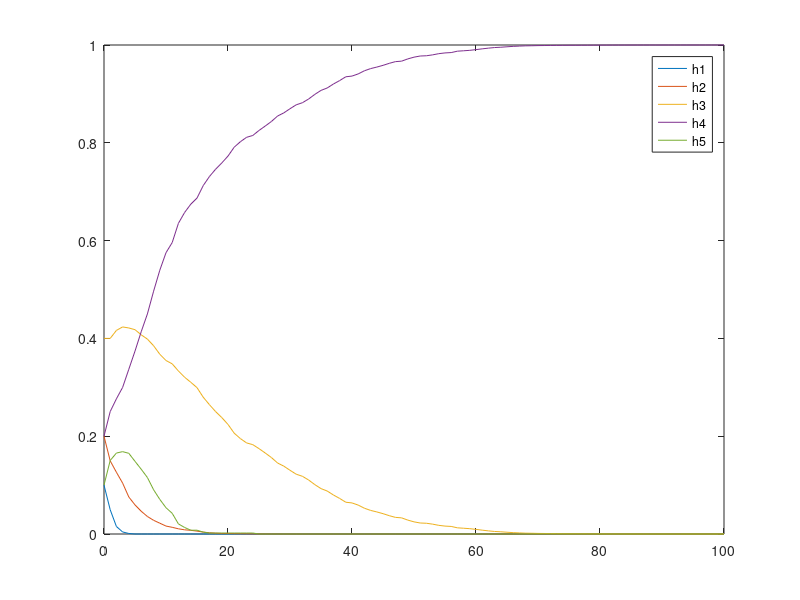
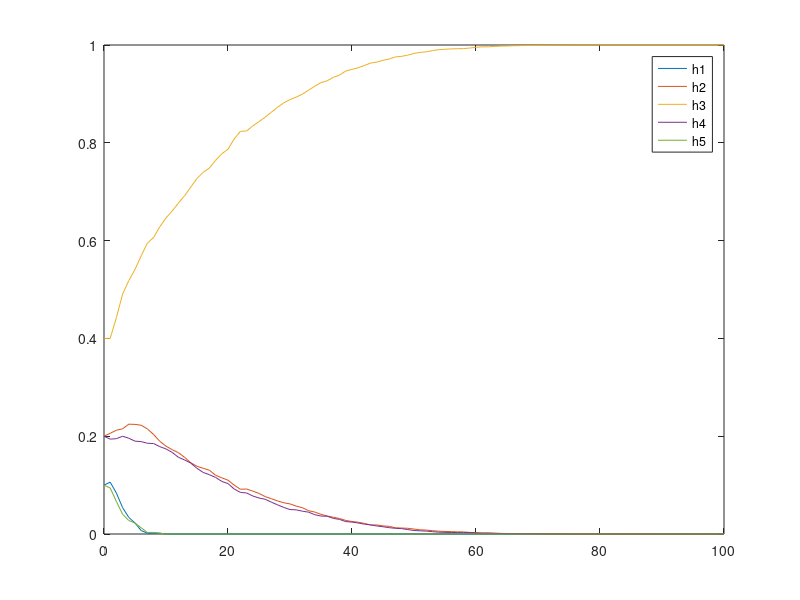
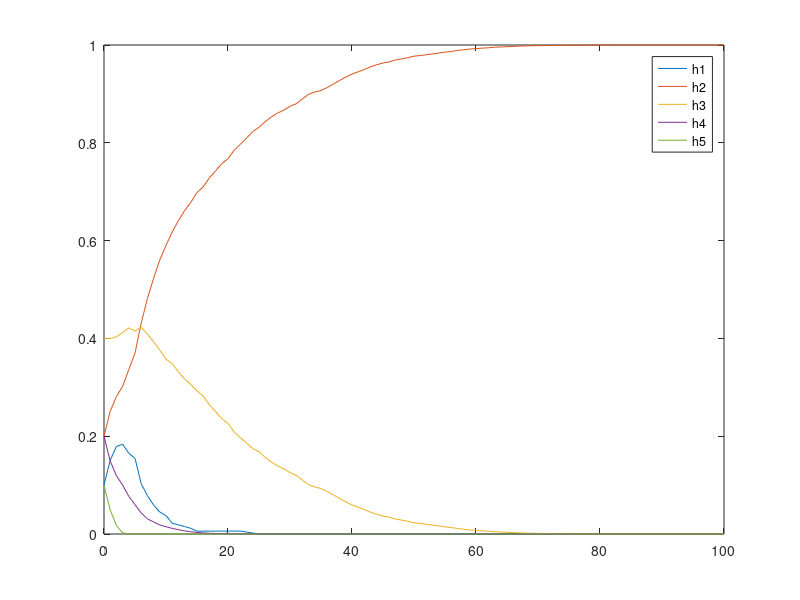
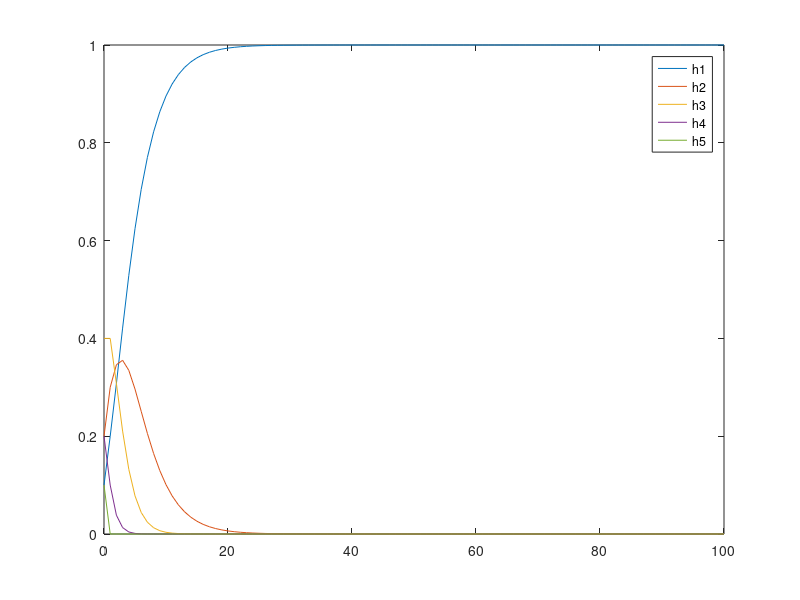

These charts were generated, in order, by the following MATLAB code:
% 0 stands for cherry, 1 stands for lime

% 100 candies following h4. 75% lime, 25% cherry

candies = ones(500,100);
for i = 1:500
    cherry = randperm(100,25);
    candies(i,cherry) = 0;
end

% Calculate P(d|hi)
Pdh1 = ones(500,101); Pdh2 = ones(500,101); Pdh3 = ones(500,101); Pdh4 = ones(500,101); Pdh5 = ones(500,101);
for rows = 1:500
    for i = 1:100
       Pdh3(rows,i+1) = Pdh3(rows,i) * 0.5;
       if candies(rows,i) == 1
           Pdh1(rows,i+1) = Pdh1(rows,i) * 0;
           Pdh2(rows,i+1) = Pdh2(rows,i) * 0.25;
           Pdh4(rows,i+1) = Pdh4(rows,i) * 0.75;
           Pdh5(rows,i+1) = Pdh5(rows,i);
       else
           Pdh1(rows,i+1) = Pdh1(rows,i);
           Pdh2(rows,i+1) = Pdh2(rows,i) * 0.75;
           Pdh4(rows,i+1) = Pdh4(rows,i) * 0.25;
           Pdh5(rows,i+1) = Pdh5(rows,i) * 0;
       end
    end
end

% P(hi|d) = alpha * P(d|hi)*P(hi)
Ph1d = Pdh1 * 0.1;
Ph2d = Pdh2 * 0.2;
Ph3d = Pdh3 * 0.4;
Ph4d = Pdh4 * 0.2;
Ph5d = Pdh5 * 0.1;
a = Ph1d + Ph2d + Ph3d + Ph4d + Ph5d;
Ph1d = Ph1d./a;
Ph2d = Ph2d./a;
Ph3d = Ph3d./a;
Ph4d = Ph4d./a;
Ph5d = Ph5d./a;

% Average out the curves
Ph1d = mean(Ph1d);
Ph2d = mean(Ph2d);
Ph3d = mean(Ph3d);
Ph4d = mean(Ph4d);
Ph5d = mean(Ph5d);

% Plot P(hi|d)
figure;
title('h4 posterior')
x = 0:100;
plot (x,Ph1d,x,Ph2d,x,Ph3d,x,Ph4d,x,Ph5d)
legend('h1','h2','h3','h4','h5');


% 100 candies following h3. 50% lime, 50% cherry

candies = ones(500,100);
for i = 1:500
    cherry = randperm(100,50);
    candies(i,cherry) = 0;
end

% Calculate P(d|hi)
Pdh1 = ones(500,101); Pdh2 = ones(500,101); Pdh3 = ones(500,101); Pdh4 = ones(500,101); Pdh5 = ones(500,101);
for rows = 1:500
    for i = 1:100
       Pdh3(rows,i+1) = Pdh3(rows,i) * 0.5;
       if candies(rows,i) == 1
           Pdh1(rows,i+1) = Pdh1(rows,i) * 0;
           Pdh2(rows,i+1) = Pdh2(rows,i) * 0.25;
           Pdh4(rows,i+1) = Pdh4(rows,i) * 0.75;
           Pdh5(rows,i+1) = Pdh5(rows,i);
       else
           Pdh1(rows,i+1) = Pdh1(rows,i);
           Pdh2(rows,i+1) = Pdh2(rows,i) * 0.75;
           Pdh4(rows,i+1) = Pdh4(rows,i) * 0.25;
           Pdh5(rows,i+1) = Pdh5(rows,i) * 0;
       end
    end
end

% P(hi|d) = alpha * P(d|hi)*P(hi)
Ph1d = Pdh1 * 0.1;
Ph2d = Pdh2 * 0.2;
Ph3d = Pdh3 * 0.4;
Ph4d = Pdh4 * 0.2;
Ph5d = Pdh5 * 0.1;
a = Ph1d + Ph2d + Ph3d + Ph4d + Ph5d;
Ph1d = Ph1d./a;
Ph2d = Ph2d./a;
Ph3d = Ph3d./a;
Ph4d = Ph4d./a;
Ph5d = Ph5d./a;

% Average out the curves
Ph1d = mean(Ph1d);
Ph2d = mean(Ph2d);
Ph3d = mean(Ph3d);
Ph4d = mean(Ph4d);
Ph5d = mean(Ph5d);

% Plot P(hi|d)
figure;
title('h3 posterior')
x = 0:100;
plot (x,Ph1d,x,Ph2d,x,Ph3d,x,Ph4d,x,Ph5d)
legend('h1','h2','h3','h4','h5');


% 100 candies following h2. 25% lime, 75% cherry

candies = ones(500,100);
for i = 1:500
    cherry = randperm(100,75);
    candies(i,cherry) = 0;
end

% Calculate P(d|hi)
Pdh1 = ones(500,101); Pdh2 = ones(500,101); Pdh3 = ones(500,101); Pdh4 = ones(500,101); Pdh5 = ones(500,101);
for rows = 1:500
    for i = 1:100
       Pdh3(rows,i+1) = Pdh3(rows,i) * 0.5;
       if candies(rows,i) == 1
           Pdh1(rows,i+1) = Pdh1(rows,i) * 0;
           Pdh2(rows,i+1) = Pdh2(rows,i) * 0.25;
           Pdh4(rows,i+1) = Pdh4(rows,i) * 0.75;
           Pdh5(rows,i+1) = Pdh5(rows,i);
       else
           Pdh1(rows,i+1) = Pdh1(rows,i);
           Pdh2(rows,i+1) = Pdh2(rows,i) * 0.75;
           Pdh4(rows,i+1) = Pdh4(rows,i) * 0.25;
           Pdh5(rows,i+1) = Pdh5(rows,i) * 0;
       end
    end
end

% P(hi|d) = alpha * P(d|hi)*P(hi)
Ph1d = Pdh1 * 0.1;
Ph2d = Pdh2 * 0.2;
Ph3d = Pdh3 * 0.4;
Ph4d = Pdh4 * 0.2;
Ph5d = Pdh5 * 0.1;
a = Ph1d + Ph2d + Ph3d + Ph4d + Ph5d;
Ph1d = Ph1d./a;
Ph2d = Ph2d./a;
Ph3d = Ph3d./a;
Ph4d = Ph4d./a;
Ph5d = Ph5d./a;

% Average out the curves
Ph1d = mean(Ph1d);
Ph2d = mean(Ph2d);
Ph3d = mean(Ph3d);
Ph4d = mean(Ph4d);
Ph5d = mean(Ph5d);

% Plot P(hi|d)
figure;
title('h4 posterior')
x = 0:100;
plot (x,Ph1d,x,Ph2d,x,Ph3d,x,Ph4d,x,Ph5d)
legend('h1','h2','h3','h4','h5');


% 100 candies following h1. 100% cherry

candies = zeros(500,100);

% Calculate P(d|hi)
Pdh1 = ones(500,101); Pdh2 = ones(500,101); Pdh3 = ones(500,101); Pdh4 = ones(500,101); Pdh5 = ones(500,101);
for rows = 1:500
    for i = 1:100
       Pdh3(rows,i+1) = Pdh3(rows,i) * 0.5;
       if candies(rows,i) == 1
           Pdh1(rows,i+1) = Pdh1(rows,i) * 0;
           Pdh2(rows,i+1) = Pdh2(rows,i) * 0.25;
           Pdh4(rows,i+1) = Pdh4(rows,i) * 0.75;
           Pdh5(rows,i+1) = Pdh5(rows,i);
       else
           Pdh1(rows,i+1) = Pdh1(rows,i);
           Pdh2(rows,i+1) = Pdh2(rows,i) * 0.75;
           Pdh4(rows,i+1) = Pdh4(rows,i) * 0.25;
           Pdh5(rows,i+1) = Pdh5(rows,i) * 0;
       end
    end
end

% P(hi|d) = alpha * P(d|hi)*P(hi)
Ph1d = Pdh1 * 0.1;
Ph2d = Pdh2 * 0.2;
Ph3d = Pdh3 * 0.4;
Ph4d = Pdh4 * 0.2;
Ph5d = Pdh5 * 0.1;
a = Ph1d + Ph2d + Ph3d + Ph4d + Ph5d;
Ph1d = Ph1d./a;
Ph2d = Ph2d./a;
Ph3d = Ph3d./a;
Ph4d = Ph4d./a;
Ph5d = Ph5d./a;

% Average out the curves
Ph1d = mean(Ph1d);
Ph2d = mean(Ph2d);
Ph3d = mean(Ph3d);
Ph4d = mean(Ph4d);
Ph5d = mean(Ph5d);

% Plot P(hi|d)
figure;
title('h4 posterior')
x = 0:100;
plot (x,Ph1d,x,Ph2d,x,Ph3d,x,Ph4d,x,Ph5d)
legend('h1','h2','h3','h4','h5');
